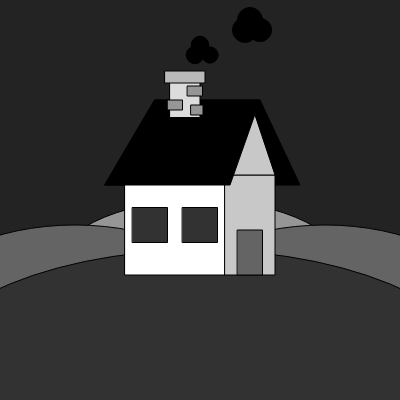
Frame 1 (no input)
Frame 60 (no input): identical to frame 1, image omitted
Frame 120 (the mouse pressed at the canvas centre since frame 60): identical to frame 1, image omitted

The p5.js sketch that drew this single still picture (run headless with seeded random() and noise() and a simulated clock; from frame 60 on, the mouse is pressed at the canvas centre):

// p5.js sketch
// ── sketch.js
let myHouse;

function setup() {
  createCanvas(400, 400);
  myHouse = new house();
  rectMode(CENTER);
  ellipseMode(CENTER);
}

function draw() {
  background(35);
  //noStroke();
  myHouse.display();
  cloud(200, 45, 17.5);
  cloud(250, 20, 25);
}

function cloud(x, y, s) {
  push();
  translate(x, y);
  fill(0);
  ellipse(0, 0, s);
  ellipse(10, 10, s * 0.93);
  ellipse(-5, 10, s);
  pop();
}

class house {
  constructor() {}

  display() {
    //scenery
    fill(150);
    ellipse(200, 275, 300, 150);
    fill(100);
    ellipse(75, 300, 300, 150);
    ellipse(325, 300, 300, 150);
    fill(50);
    ellipse(200, 400, 600, 300);
    //backroof
    fill(0);
    quad(105, 185, 300, 185, 260, 100, 155, 100);
    //side
    fill(255);
    rect(175, 225, 100, 100);
    //front
    fill(200);
    rect(250, 225, 50, 100);
    fill(200);
    triangle(225, 175, 275, 175, 250, 100);
    //roof
    fill(0);
    quad(105, 185, 230, 185, 260, 100, 155, 100);
    //chimney
    fill(220);
    rect(185, 100, 30, 35);
    fill(185);
    rect(185, 77, 40, 12);
    fill(150);
    rect(195, 91, 15, 10);
    rect(175, 105, 15, 10);
    rect(197, 110, 12, 10);
    //window
    fill(50);
    rect(150, 225, 35);
    rect(200, 225, 35);
    //door
    fill(100);
    rect(250, 252.5, 25, 45);
  }
}
